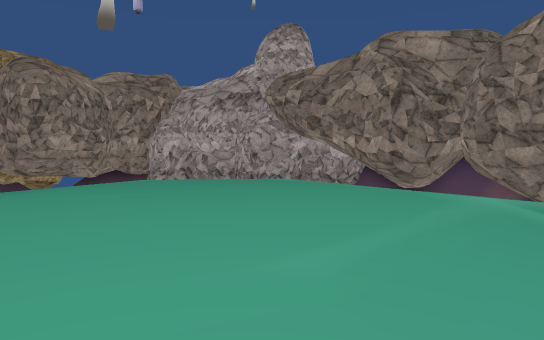
[1] (above)

13 first-person views from a walk through a Unity game level. The camera is 1.2 m above the floor, tilts 4° down and sees 70° across. The floor is counted in squares, 1 m on a side. Each view is taken from the middle of a square. On the plan, view 1 faces up. The plan holds only what a view shows up to about 15 squares ahead; the rest is blank. The place goes on beyond the plan. Some surface patterns are stand-ins.

[2]
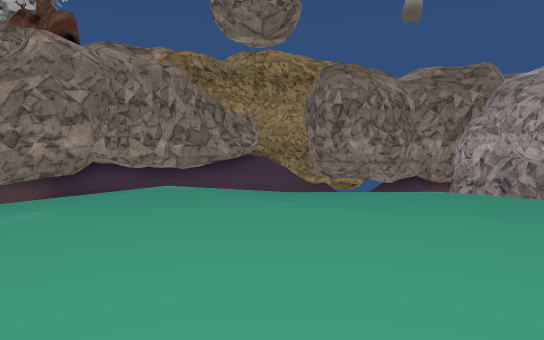

[3]
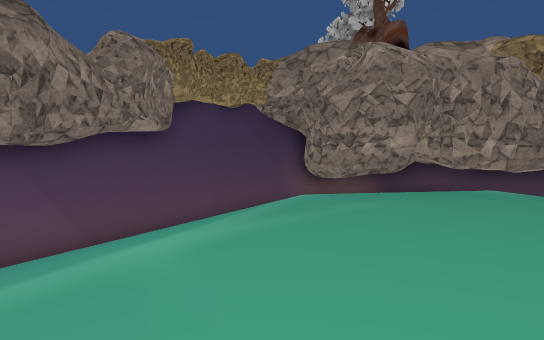

[4]
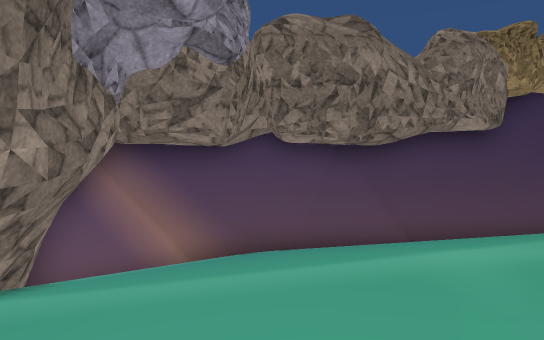

[5]
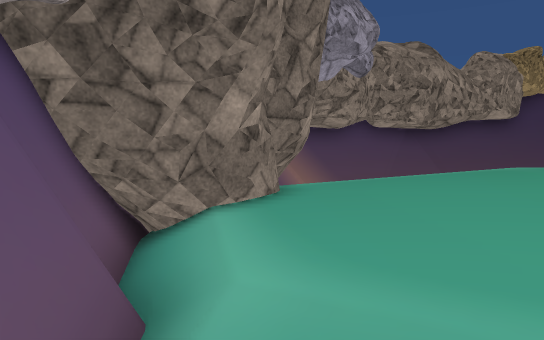

[6]
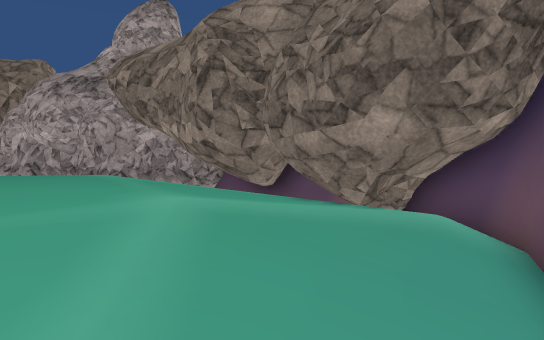

[7]
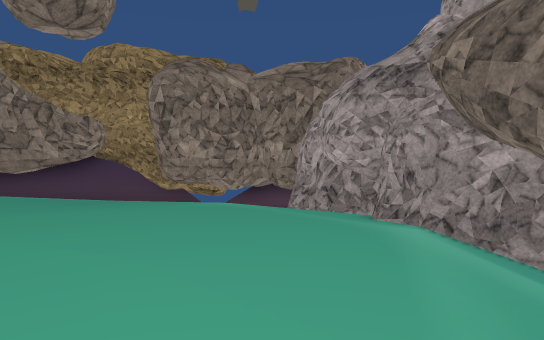

[8]
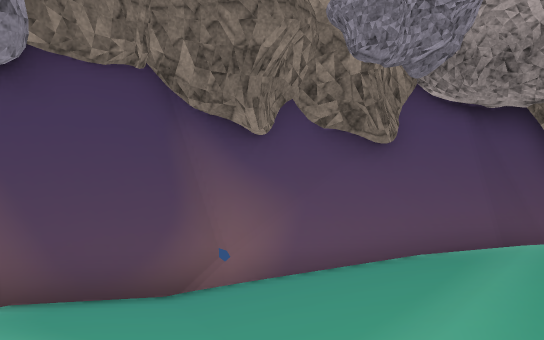

[9]
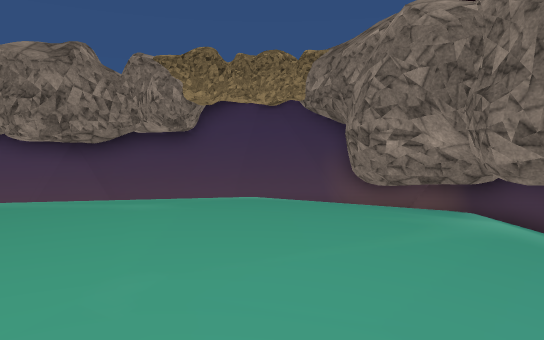

[10]
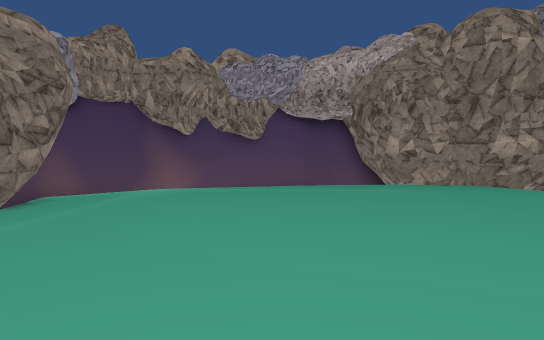

[11]
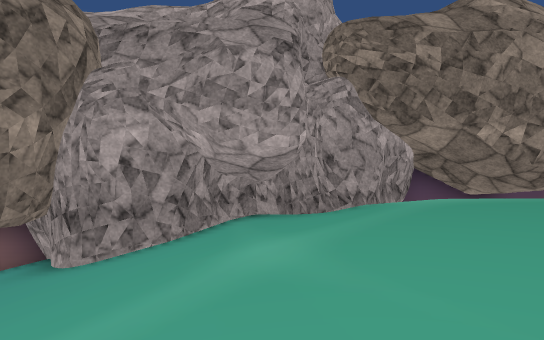

[12]
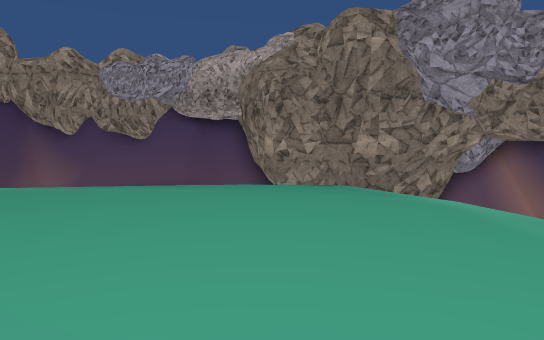

[13]
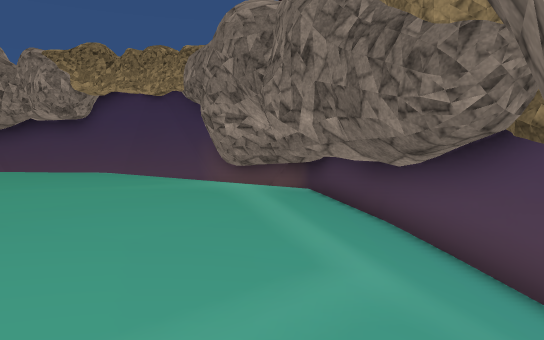

### Floor plan
Key: @ floor where view 1 was taken; # wall or solid block; . main floor; : floor 0.25 m higher than the main floor; - floor 0.25 m lower than the main floor; _ floor 0.5 m lower than the main floor; / step, stairs or slope; O other object.
Columns run from 14 left of view 1 to 9 right of it. Each row starts with its distance up from view 1.
 17       ####
 16       ###OO###
 15     ####///########
 14    #####///-########
 13   ##//////...../#####
 12   #//_---......./#####
 11  ##//---.........####
 10 ###/----...........##
  9 ###/........:::::..###
  8 ###.......::::::::..####
  7 ##-.....:::::::::::////#
  6 ##-.....:::::::::::///##
  5 ##-....:::::::::::.///#
  4 ##/....::::::::::..//##
  3 #  /...:::::::::...//##
  2 #/  //..::::::...../##
  1 ##/  ////:::......-###
  0  ##  //////...@..-/##
 -1   ##  //////....##/#
 -2    ## ////////######
 -3     ##///////######
 -4      ###////##
 -5        ###/ ##
 -6          ####

Positions as (right, up) in squares from view 1, and headings:
1: (0, 0), facing up
2: (0, 2), facing up-left
3: (0, 2), facing left
4: (0, 2), facing down-left
5: (6, 3), facing down-left
6: (5, 2), facing up
7: (3, 7), facing up-left
8: (3, 8), facing down-right
9: (-4, 10), facing down-left
10: (-4, 11), facing down-right
11: (-7, 10), facing up-right
12: (-7, 8), facing down-right
13: (-6, 14), facing down-left
